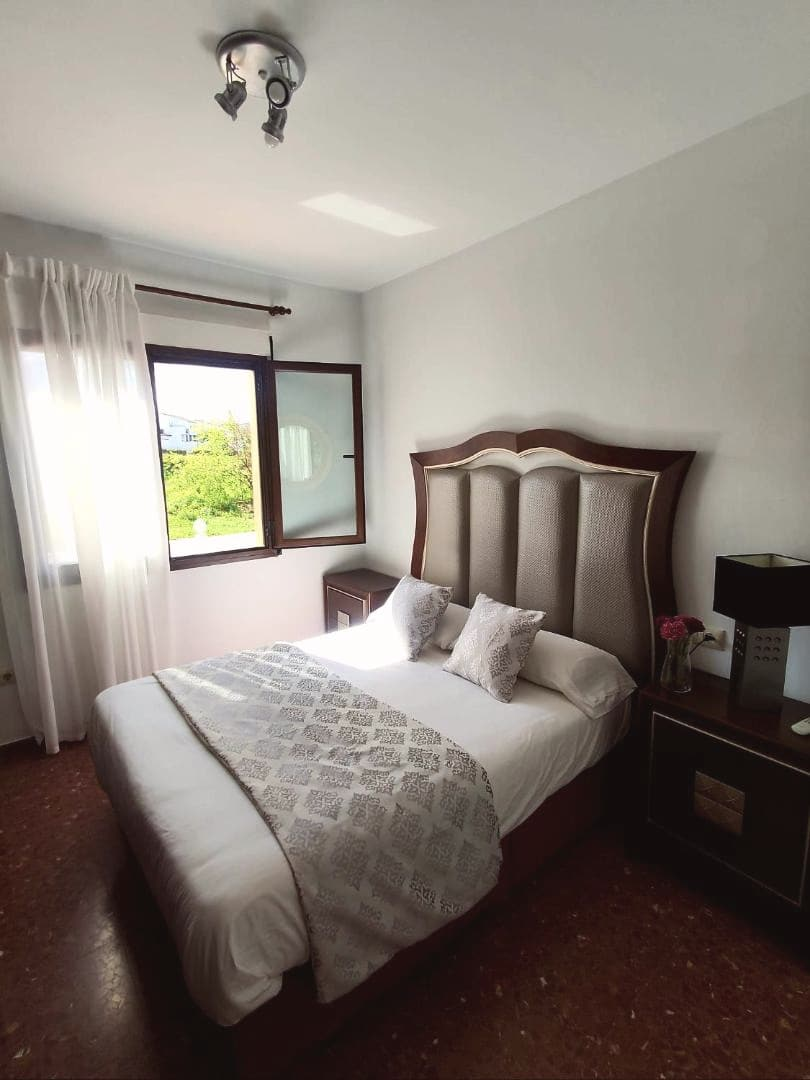
#> input picture assets/fotos/357563249-810.jpg, 810 x 1080 px, given in place of 357563249-810.jpg.jpg, which was not available
$ python gradar.py ../assets/fotos/357563249-810.jpg
#> lines starting #> are read from the running program, lines starting #| are printed output that depends on the picture; after the words box and inside, x2 and y2 are one past the last pixel; in counts of white or black regions, pixels touching at a corner belong together; pictures that were not available may be replaced by others from this repository, and a replacement may not be noted
"""Gradación común de las 66 fotos de Booking (memoria «food photo consistency»).

Son fotos de móvil, casi todas verticales y con el balance de blancos desigual
(unas azuladas con luz de ventana, otras amarillas con bombilla). La receta
iguala el TONO sin tocar lo que hay en la foto: ni cambios de fondo ni
recortes, ni desenfoque simulado (aquí no hay platos que aislar: son estancias,
y desenfocarlas mentiría sobre cómo son).

  1. Balance de blancos por «parche blanco»: los píxeles claros y poco
     saturados (paredes, sábanas, azulejo) se llevan hacia el blanco cálido del
     papel #F6F0EA. La fuerza depende de cuántos neutros haya: las fotos
     nocturnas del jacuzzi (velas, casi sin neutros) apenas se tocan, porque su
     calidez es lo que son.
  2. Tono común: sombras hacia el cacao (#825A50 muy diluido) y luces hacia el
     papel, con una curva en S suave.
  3. Saturación contenida: los colores muy vivos (la pared fucsia, el césped
     artificial, los cojines rojos) bajan un poco más que el resto.
  4. Brillo medio igualado hacia un objetivo común, sin pasarse.

Entrada: casa-maria-olivenza-bocetos/ref/booking/<id>.jpg (originales, no se tocan)
Salida:  scripts/fuentes/graduadas/<id>.jpg (máster a tamaño original, q 94)
Después: node scripts/fotos.mjs saca las versiones AVIF/WebP/JPG.

  python scripts/gradar.py            (todas)
  python scripts/gradar.py 357563154  (una, para probar)
"""
import os, sys, glob
import numpy as np
from PIL import Image

AQUI = os.path.dirname(os.path.abspath(__file__))
ORIGEN = os.path.normpath(os.path.join(AQUI, '..', '..', 'casa-maria-olivenza-bocetos', 'ref', 'booking'))
DESTINO = os.path.join(AQUI, 'fuentes', 'graduadas')
os.makedirs(DESTINO, exist_ok=True)

PAPEL = np.array([246, 240, 234]) / 255.0
CACAO = np.array([130, 90, 80]) / 255.0
NOCHE = np.array([33, 24, 22]) / 255.0

def a_lineal(c): return np.where(c <= 0.04045, c / 12.92, ((c + 0.055) / 1.055) ** 2.4)
def a_srgb(c): return np.where(c <= 0.0031308, c * 12.92, 1.055 * np.power(np.clip(c, 0, None), 1 / 2.4) - 0.055)

def gradar(ruta):
    im = Image.open(ruta).convert('RGB')
#> im is the input picture: PIL image 810x1080 RGB; mean R, G, B 135.4, 126.8, 119.1
    x = np.asarray(im).astype(np.float64) / 255.0
    lin = a_lineal(x)
    lum = 0.2126 * lin[..., 0] + 0.7152 * lin[..., 1] + 0.0722 * lin[..., 2]
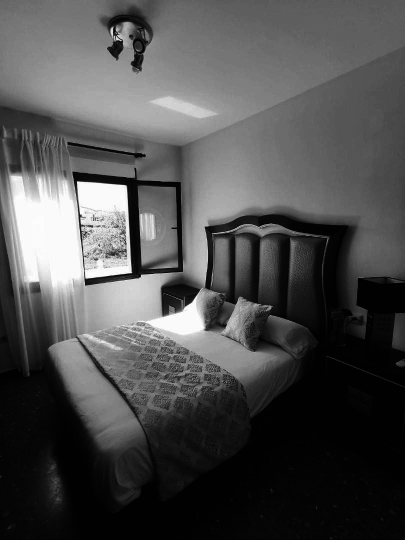
#> lum: shape (1080, 810) float64 (shown at 1/2 size); min 0.000516, max 1, mean 0.31
    mx, mn = x.max(-1), x.min(-1)
    sat = (mx - mn) / np.maximum(mx, 1e-6)
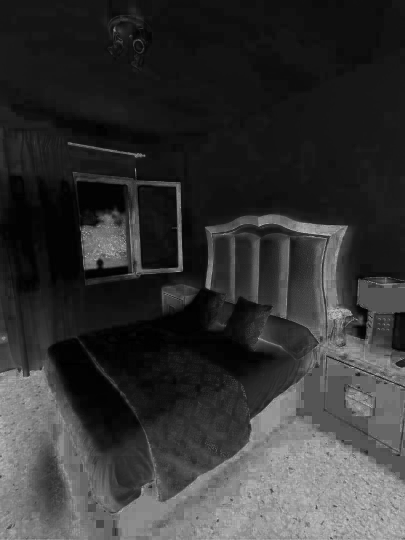
#> sat: shape (1080, 810) float64 (shown at 1/2 size); min 0, max 1, mean 0.206

    # 1 · parche blanco: claros (percentil 80-99,5 de luminancia) y poco saturados
    p80, p995 = np.percentile(lum, 80), np.percentile(lum, 99.5)
#> p80 = 0.525; p995 = 0.985
    neutros = (lum > p80) & (lum < p995) & (sat < 0.22)
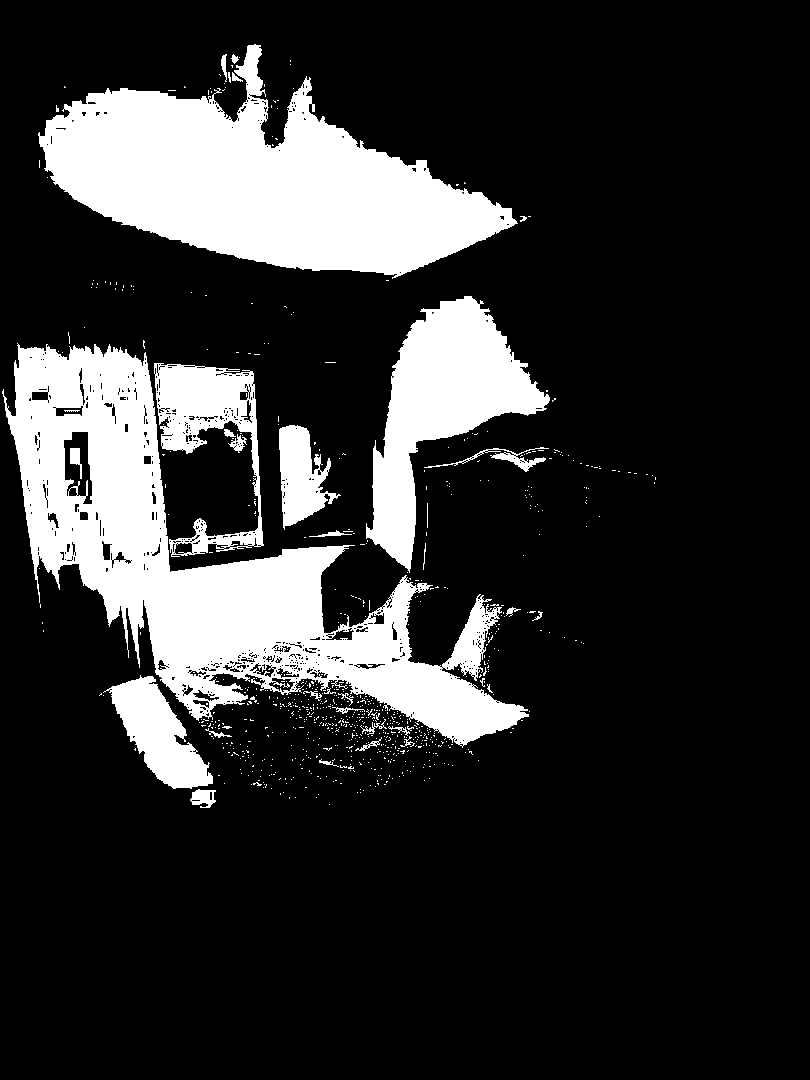
#> neutros: shape (1080, 810) bool; 18.7% white; 802 white regions (768 under 20 px), largest, box (x1, y1, x2, y2) and area: (2, 343, 529, 748) 66432, (38, 44, 518, 279) 55726, (366, 296, 550, 573) 19900
    cuota = neutros.mean()
#> cuota = 0.187
    if cuota > 0.004:
        medio = lin[neutros].mean(0)
#> medio = [0.726, 0.69, 0.645]
        objetivo = a_lineal(PAPEL) * (medio.mean() / a_lineal(PAPEL).mean())
#> objetivo = [0.726, 0.687, 0.649]
        ganancia = objetivo / np.maximum(medio, 1e-4)
#> ganancia = [1, 0.995, 1.01]
        fuerza = float(np.clip(cuota / 0.05, 0.25, 0.85))       # pocas paredes claras → corrección suave
#> fuerza = 0.85
        ganancia = 1 + (ganancia - 1) * fuerza
#> ganancia = [1, 0.996, 1]
        ganancia = np.clip(ganancia, 0.82, 1.22)
        lin = lin * ganancia
    x = np.clip(a_srgb(np.clip(lin, 0, 1)), 0, 1)

    # 4 · brillo medio hacia un objetivo común (gamma, sin quemar luces)
    L = 0.299 * x[..., 0] + 0.587 * x[..., 1] + 0.114 * x[..., 2]
    nocturna = np.median(L) < 0.36
#> nocturna = False
    objetivo_L = 0.40 if nocturna else 0.56
#> objetivo_L = 0.56
    g = np.clip(np.log(objetivo_L) / np.log(max(np.median(L), 1e-3)), 0.82, 1.18)
#> g = 1.17
    x = np.power(x, g)                     # mediana^g = objetivo

    # 2 · tono común: S suave + sombras al cacao + luces al papel
    L = 0.299 * x[..., 0] + 0.587 * x[..., 1] + 0.114 * x[..., 2]
    s_curva = L + 0.10 * np.sin(np.pi * (L - 0.5)) * (1 - np.abs(2 * L - 1)) * 1.6
    x = x * (np.clip(s_curva, 0, 1) / np.maximum(L, 1e-4))[..., None]
    L = np.clip(0.299 * x[..., 0] + 0.587 * x[..., 1] + 0.114 * x[..., 2], 0, 1)
    sombra = np.clip(1 - L / 0.45, 0, 1) ** 1.6
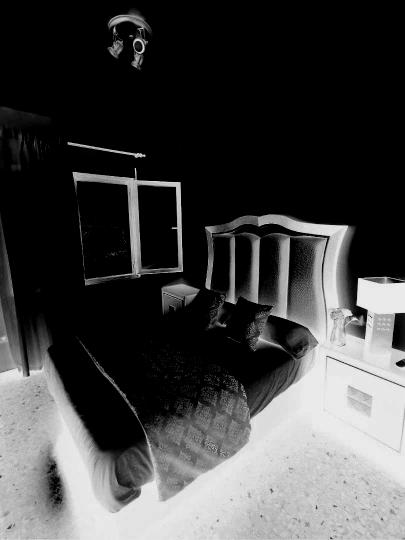
#> sombra: shape (1080, 810) float64 (shown at 1/2 size); min 0, max 0.987, mean 0.262
    luz = np.clip((L - 0.62) / 0.38, 0, 1) ** 1.4
    tinte_sombra = (CACAO / CACAO.mean() - 1) * 0.09
    tinte_luz = (PAPEL / PAPEL.mean() - 1) * 0.55
    x = x * (1 + sombra[..., None] * tinte_sombra + luz[..., None] * tinte_luz)
    # negro elevado hacia la noche de la marca (nunca negro puro)
    x = NOCHE * 0.55 + x * (1 - NOCHE * 0.55)

    # 3 · saturación contenida, más en lo muy vivo
    L = (0.299 * x[..., 0] + 0.587 * x[..., 1] + 0.114 * x[..., 2])[..., None]
#> L: shape (1080, 810, 1) float64
    mx, mn = x.max(-1, keepdims=True), x.min(-1, keepdims=True)
#> mx: shape (1080, 810, 1) float64
#> mn: shape (1080, 810, 1) float64
    sat = (mx - mn) / np.maximum(mx, 1e-6)
#> sat: shape (1080, 810, 1) float64
    factor = 0.88 - 0.16 * np.clip((sat - 0.45) / 0.4, 0, 1)
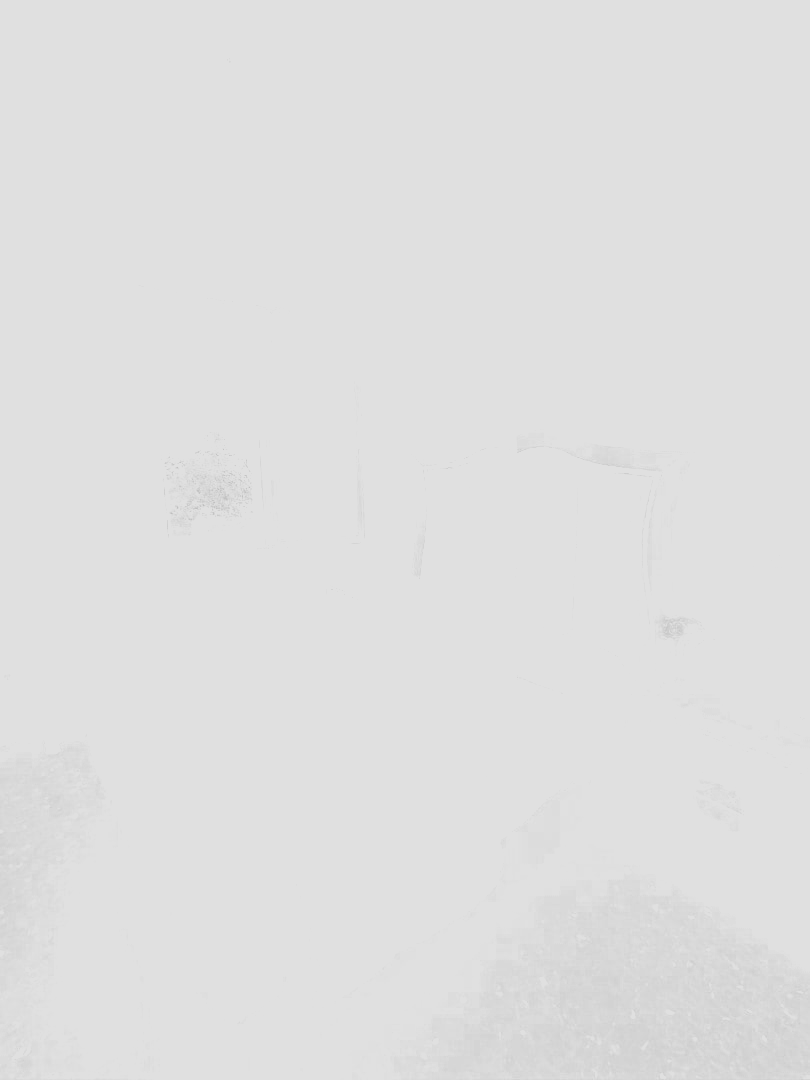
#> factor: shape (1080, 810, 1) float64; min 0.745, max 0.88, mean 0.877
    x = L + (x - L) * factor

    return Image.fromarray((np.clip(x, 0, 1) * 255 + 0.5).astype(np.uint8))
#> returned value: PIL image 810x1080 RGB

if __name__ == '__main__':
    ids = sys.argv[1:] or [os.path.splitext(os.path.basename(p))[0] for p in sorted(glob.glob(os.path.join(ORIGEN, '[0-9]*.jpg')))]
    for i in ids:
        out = gradar(os.path.join(ORIGEN, i + '.jpg'))
        out.save(os.path.join(DESTINO, i + '.jpg'), quality=94, subsampling=0)
    print(len(ids), 'fotos graduadas en', DESTINO)

$ run again, on assets/fotos/357563301-480.jpg
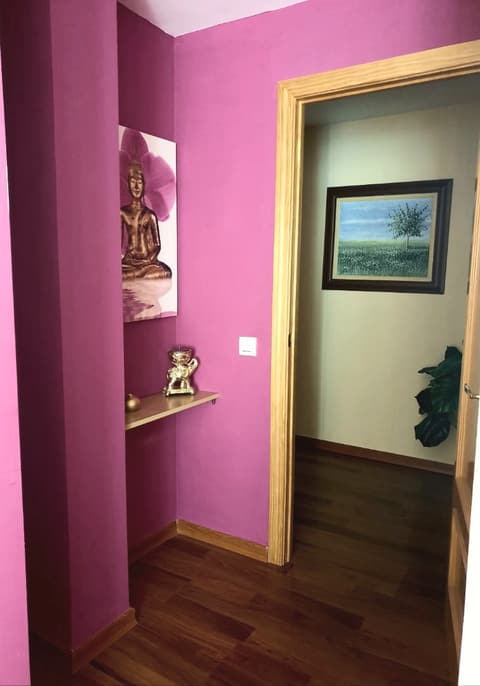
#> input picture assets/fotos/357563301-480.jpg, 480 x 686 px, given in place of 357563301-480.jpg.jpg, which was not available
#> in gradar, im is the input picture: PIL image 480x686 RGB; mean R, G, B 139.4, 92.6, 98.5
#> p80 = 0.387; p995 = 0.997
#> in gradar, `neutros = (lum > p80) & (lum < p995) & (sat < 0.22)`:
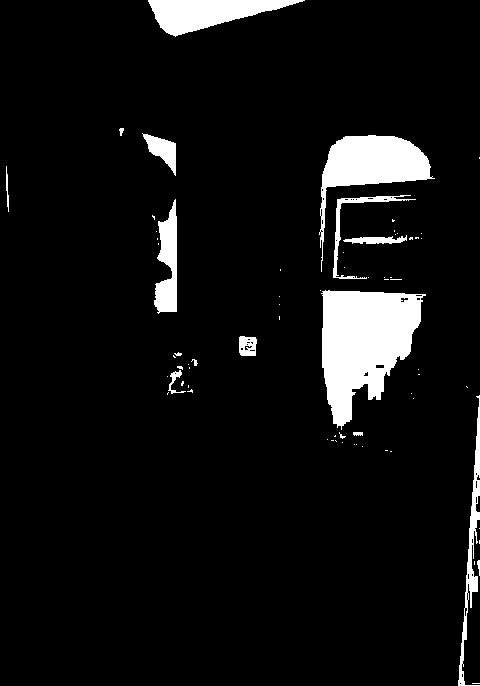
#> neutros: shape (686, 480) bool; 6.8% white; 70 white regions (54 under 20 px), largest, box (x1, y1, x2, y2) and area: (321, 290, 426, 430) 9067, (319, 135, 435, 272) 4776, (148, 0, 305, 37) 3081
#> cuota = 0.0684
#> medio = [0.631, 0.603, 0.498]
#> objetivo = [0.61, 0.577, 0.544]
#> in gradar, `ganancia = objetivo / np.maximum(medio, 1e-4)`: ganancia = [0.967, 0.957, 1.09]
#> fuerza = 0.85
#> in gradar, `ganancia = 1 + (ganancia - 1) * fuerza`: ganancia = [0.972, 0.963, 1.08]
#> nocturna = False
#> objetivo_L = 0.56
#> g = 0.82
#> in gradar, `sat = (mx - mn) / np.maximum(mx, 1e-6)`:
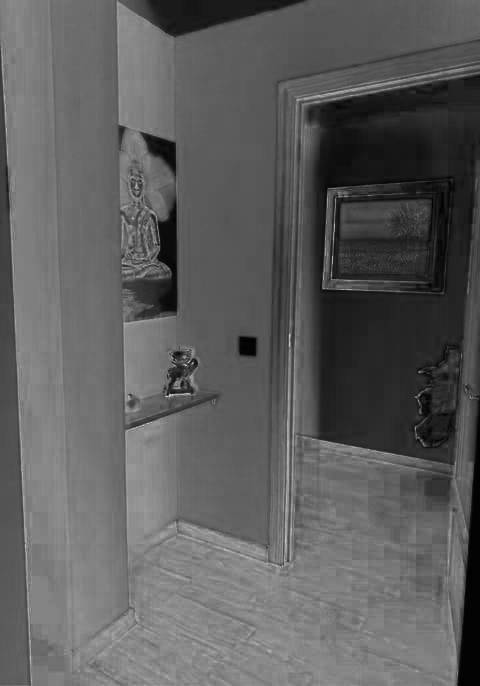
#> sat: shape (686, 480, 1) float64; min 0.000163, max 0.834, mean 0.368

$ run again, on assets/fotos/357563317-608.jpg
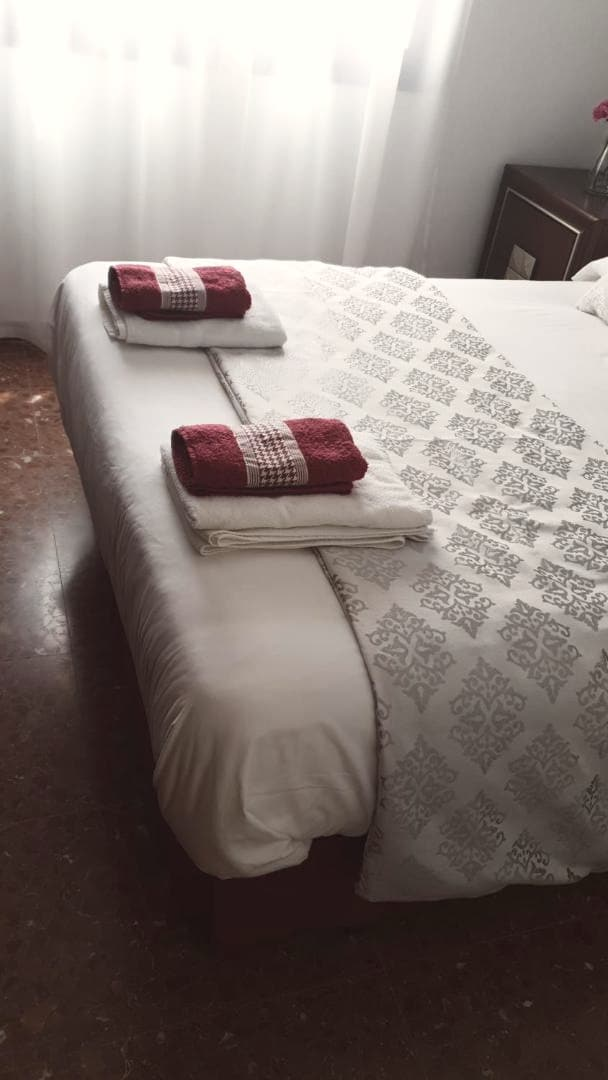
#> input picture assets/fotos/357563317-608.jpg, 608 x 1080 px, given in place of 357563317-608.jpg.jpg, which was not available
#> in gradar, im is the input picture: PIL image 608x1080 RGB; mean R, G, B 134.1, 123.7, 119
#> p80 = 0.679; p995 = 0.994
#> in gradar, `neutros = (lum > p80) & (lum < p995) & (sat < 0.22)`:
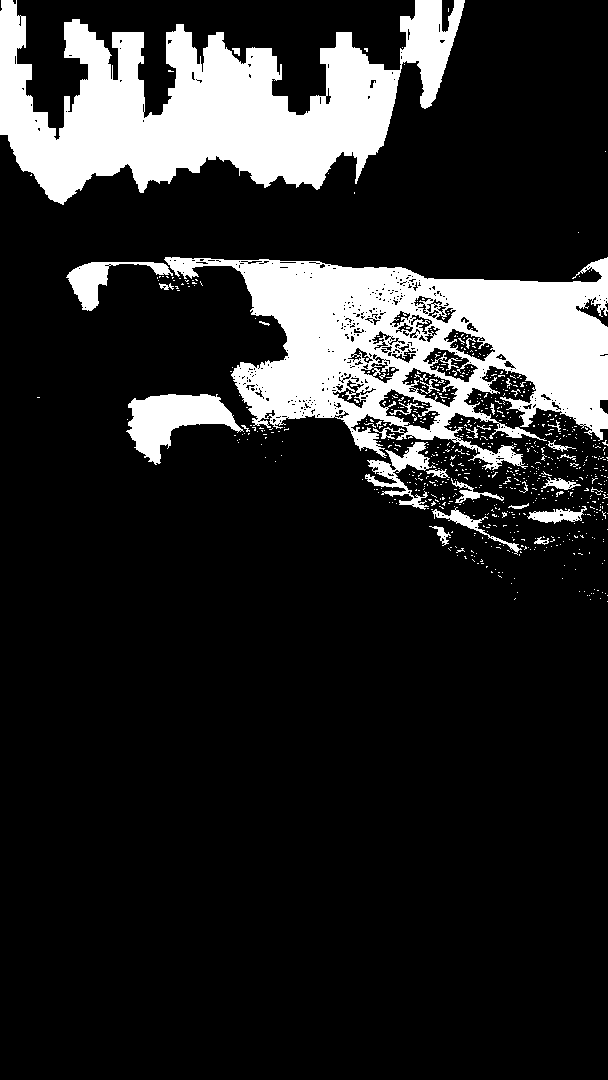
#> neutros: shape (1080, 608) bool; 16% white; 725 white regions (694 under 20 px), largest, box (x1, y1, x2, y2) and area: (0, 0, 465, 205) 47300, (164, 257, 608, 470) 45949, (126, 394, 244, 465) 4009
#> cuota = 0.16
#> medio = [0.864, 0.827, 0.784]
#> objetivo = [0.872, 0.824, 0.778]
#> in gradar, `ganancia = objetivo / np.maximum(medio, 1e-4)`: ganancia = [1.01, 0.997, 0.993]
#> fuerza = 0.85
#> in gradar, `ganancia = 1 + (ganancia - 1) * fuerza`: ganancia = [1.01, 0.997, 0.994]
#> nocturna = False
#> objetivo_L = 0.56
#> g = 0.82
#> in gradar, `return Image.fromarray((np.clip(x, 0, 1) * 255 + 0.5).astype(np.uint8))`:
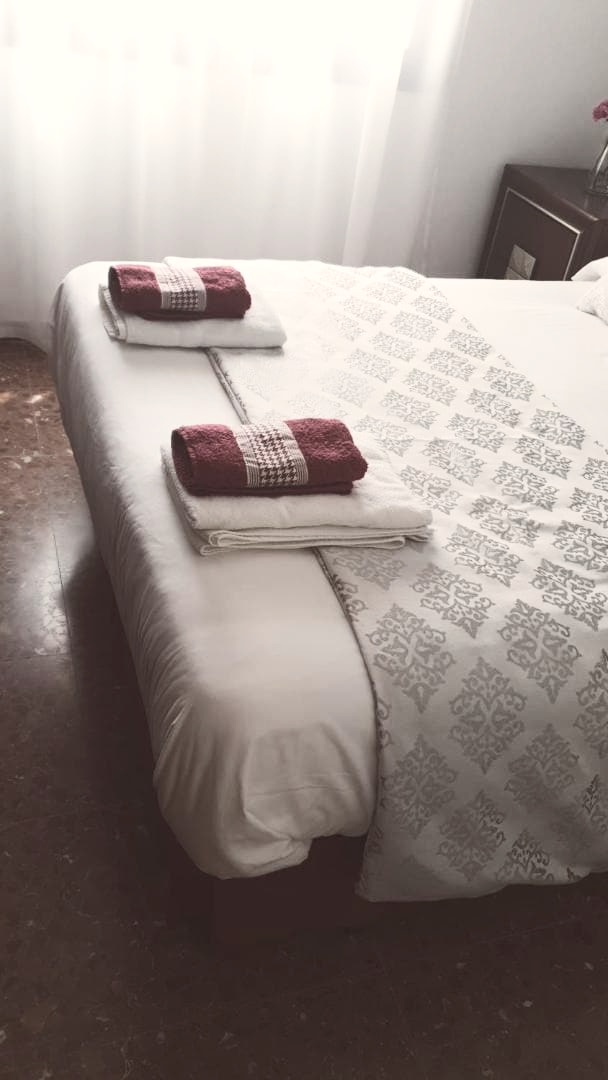
#> returned value: PIL image 608x1080 RGB; mean R, G, B 152.9, 142.1, 137.2
